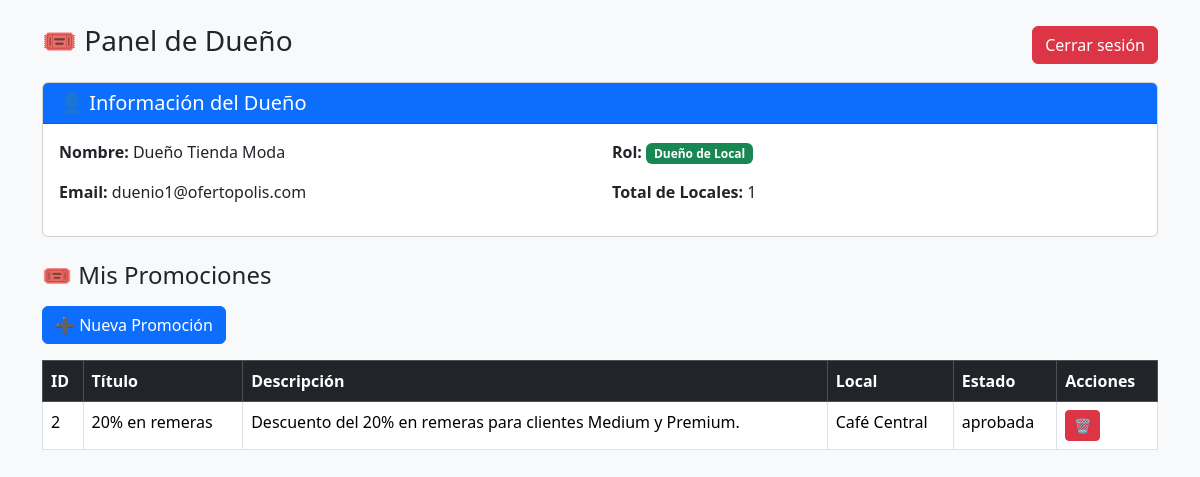
The app's page /duenio/duenio.php (signed in) with its own data.
### tables this page shows
CREATE TABLE usuarios (
  id INT AUTO_INCREMENT PRIMARY KEY,
  nombre VARCHAR(100) NOT NULL,
  email VARCHAR(100) UNIQUE NOT NULL,
  password VARCHAR(255) NOT NULL,
  rol ENUM('admin','duenio','cliente') NOT NULL,
  categoria ENUM('inicial','medium','premium') DEFAULT 'inicial',
  estado ENUM('pendiente','activo') DEFAULT 'activo',
  estado_cuenta ENUM('pendiente', 'activo', 'denegado') DEFAULT 'pendiente',
  token_validacion VARCHAR(100) DEFAULT NULL,
  fecha_registro TIMESTAMP DEFAULT CURRENT_TIMESTAMP
);

CREATE TABLE promociones (
  id INT AUTO_INCREMENT PRIMARY KEY,
  id_local INT,
  titulo VARCHAR(150),
  descripcion TEXT,
  fecha_inicio DATE,
  fecha_fin DATE,
  dias_vigencia VARCHAR(100),
  categoria_minima ENUM('inicial','medium','premium'),
  estado ENUM('pendiente','aprobada','rechazada') DEFAULT 'pendiente',
  FOREIGN KEY (id_local) REFERENCES locales(id) ON DELETE CASCADE
);

CREATE TABLE locales (
  id INT AUTO_INCREMENT PRIMARY KEY,
  nombre VARCHAR(100) NOT NULL,
  rubro VARCHAR(100),
  codigo VARCHAR(10) UNIQUE,
  id_duenio INT,
  FOREIGN KEY (id_duenio) REFERENCES usuarios(id) ON DELETE SET NULL
);

### duenio/duenio.php (the view, shortened to what this page needs)
<?php
include_once("../includes/db.php");
$duenio_id = $_SESSION['usuario_id'];
$result_duenio = $conn->query("SELECT * FROM usuarios WHERE id=$duenio_id");
$duenio = $result_duenio->fetch_assoc();
$count_locales = $conn->query("SELECT COUNT(*) as total FROM locales WHERE id=$duenio_id")->fetch_assoc();
$promos = $conn->query("SELECT p.*, l.nombre AS local
                        FROM promociones p
                        JOIN locales l ON p.id=l.id
                        WHERE l.id=$duenio_id ORDER BY p.fecha_inicio DESC");
?>
<!DOCTYPE html>
<html lang="es">
<head>
<link href="https://cdn.jsdelivr.net/npm/bootstrap@5.3.3/dist/css/bootstrap.min.css" rel="stylesheet">
</head>
<body class="bg-light">
<div class="container mt-4">
  <div class="d-flex justify-content-between align-items-center mb-3">
    <h3>🎟️ Panel de Dueño</h3>
    <a href="../auth/logout.php" class="btn btn-danger">Cerrar sesión</a>
  </div>
  <div class="card mb-4">
    <div class="card-header bg-primary text-white">
      <h5 class="mb-0">👤 Información del Dueño</h5>
    </div>
    <div class="card-body">
      <div class="row">
        <div class="col-md-6">
          <p><strong>Nombre:</strong> <?= htmlspecialchars($duenio['nombre']) ?></p>
          <p><strong>Email:</strong> <?= htmlspecialchars($duenio['email']) ?></p>
        </div>
        <div class="col-md-6">
          <p><strong>Rol:</strong> <span class="badge bg-success">Dueño de Local</span></p>
          <p><strong>Total de Locales:</strong> <?= $count_locales['total'] ?></p>
        </div>
      </div>
    </div>
  </div>
  <h4 class="mb-3">🎟️ Mis Promociones</h4>
  <button class="btn btn-primary mb-3" data-bs-toggle="modal" data-bs-target="#modalAgregar">➕ Nueva Promoción</button>
  <table class="table table-bordered">
    <thead class="table-dark">
      <tr>
        <th>ID</th>
        <th>Título</th>
        <th>Descripción</th>
        <th>Local</th>
        <th>Estado</th>
        <th>Acciones</th>
      </tr>
    </thead>
    <tbody>
      <?php while($p = $promos->fetch_assoc()): ?>
      <tr>
        <td><?= $p['id'] ?></td>
        <td><?= htmlspecialchars($p['titulo']) ?></td>
        <td><?= htmlspecialchars($p['descripcion']) ?></td>
        <td><?= htmlspecialchars($p['local']) ?></td>
        <td><?= $p['estado'] ?></td>
        <td>
          <a href="?eliminar=<?= $p['id'] ?>" class="btn btn-danger btn-sm" onclick="return confirm('¿Eliminar esta promoción?')">🗑️</a>
        </td>
      </tr>
      <?php endwhile; ?>
    </tbody>
  </table>
</div>
</body>
</html>

### records on screen
usuarios: nombre "Dueño Tienda Moda", email "duenio1@ofertopolis.com"
promociones: id "2", titulo "20% en remeras", descripcion "Descuento del 20% en remeras para clientes Medium y Premium.", locales.nombre "Café Central", estado "aprobada"

### other values on screen
$count_locales['total'] "1"
